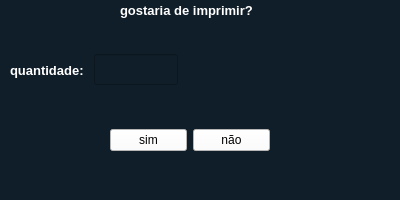
<?xml version="1.0" encoding="UTF-8"?>
<ui version="4.0">
 <class>MainWindow</class>
 <widget class="QMainWindow" name="MainWindow">
  <property name="windowModality">
   <enum>Qt::ApplicationModal</enum>
  </property>
  <property name="geometry">
   <rect>
    <x>0</x>
    <y>0</y>
    <width>400</width>
    <height>200</height>
   </rect>
  </property>
  <property name="minimumSize">
   <size>
    <width>400</width>
    <height>200</height>
   </size>
  </property>
  <property name="maximumSize">
   <size>
    <width>400</width>
    <height>200</height>
   </size>
  </property>
  <property name="windowTitle">
   <string>MainWindow</string>
  </property>
  <property name="styleSheet">
   <string notr="true">background-color: rgba(16,30,41,240);</string>
  </property>
  <widget class="QWidget" name="centralwidget">
   <widget class="QWidget" name="horizontalLayoutWidget">
    <property name="geometry">
     <rect>
      <x>110</x>
      <y>100</y>
      <width>160</width>
      <height>80</height>
     </rect>
    </property>
    <layout class="QHBoxLayout" name="horizontalLayout">
     <item>
      <widget class="QPushButton" name="pushButton_sim">
       <property name="styleSheet">
        <string notr="true">background-color: rgb(255, 255, 255);</string>
       </property>
       <property name="text">
        <string>sim</string>
       </property>
      </widget>
     </item>
     <item>
      <widget class="QPushButton" name="pushButton_nao">
       <property name="styleSheet">
        <string notr="true">background-color: rgb(255, 255, 255);</string>
       </property>
       <property name="text">
        <string>não</string>
       </property>
      </widget>
     </item>
    </layout>
   </widget>
   <widget class="QLabel" name="label">
    <property name="geometry">
     <rect>
      <x>120</x>
      <y>-10</y>
      <width>161</width>
      <height>41</height>
     </rect>
    </property>
    <property name="font">
     <font>
      <pointsize>10</pointsize>
      <weight>75</weight>
      <bold>true</bold>
     </font>
    </property>
    <property name="styleSheet">
     <string notr="true">color: rgb(255, 255, 255);</string>
    </property>
    <property name="text">
     <string>gostaria de imprimir?</string>
    </property>
   </widget>
   <widget class="QWidget" name="horizontalLayoutWidget_2">
    <property name="geometry">
     <rect>
      <x>10</x>
      <y>30</y>
      <width>168</width>
      <height>80</height>
     </rect>
    </property>
    <layout class="QHBoxLayout" name="horizontalLayout_2">
     <item>
      <widget class="QLabel" name="label_2">
       <property name="font">
        <font>
         <pointsize>10</pointsize>
         <weight>75</weight>
         <bold>true</bold>
        </font>
       </property>
       <property name="styleSheet">
        <string notr="true">color: rgb(255, 255, 255);</string>
       </property>
       <property name="text">
        <string>quantidade: </string>
       </property>
      </widget>
     </item>
     <item>
      <widget class="QLineEdit" name="lineEdit">
       <property name="font">
        <font>
         <pointsize>14</pointsize>
        </font>
       </property>
       <property name="styleSheet">
        <string notr="true">color: rgb(255, 255, 255);</string>
       </property>
       <property name="maxLength">
        <number>3</number>
       </property>
      </widget>
     </item>
    </layout>
   </widget>
   <widget class="QWidget" name="verticalLayoutWidget">
    <property name="geometry">
     <rect>
      <x>250</x>
      <y>30</y>
      <width>160</width>
      <height>80</height>
     </rect>
    </property>
    <layout class="QVBoxLayout" name="verticalLayout">
     <item>
      <widget class="QLabel" name="label_nome">
       <property name="styleSheet">
        <string notr="true">color: rgb(255, 255, 255);</string>
       </property>
       <property name="text">
        <string/>
       </property>
      </widget>
     </item>
     <item>
      <widget class="QLabel" name="label_tamanho">
       <property name="styleSheet">
        <string notr="true">color: rgb(255, 255, 255);</string>
       </property>
       <property name="text">
        <string/>
       </property>
      </widget>
     </item>
     <item>
      <widget class="QLabel" name="label_codigo">
       <property name="styleSheet">
        <string notr="true">color: rgb(255, 255, 255);</string>
       </property>
       <property name="text">
        <string/>
       </property>
      </widget>
     </item>
    </layout>
   </widget>
  </widget>
  <widget class="QMenuBar" name="menubar">
   <property name="geometry">
    <rect>
     <x>0</x>
     <y>0</y>
     <width>400</width>
     <height>21</height>
    </rect>
   </property>
  </widget>
  <widget class="QStatusBar" name="statusbar"/>
 </widget>
 <resources/>
 <connections/>
</ui>
